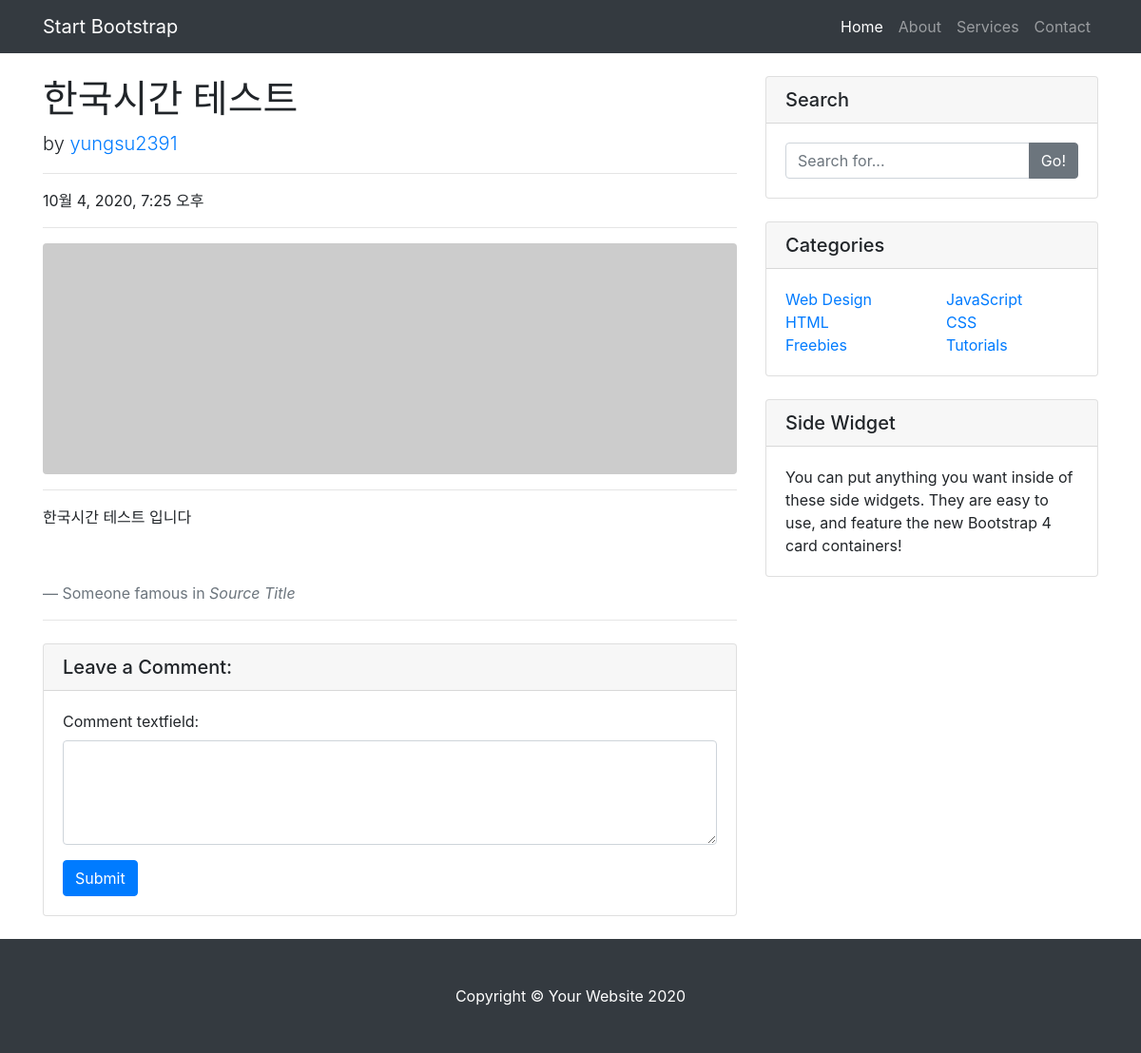
Screenshot of /blogMain/detail/3/ with the database file from the repository.
### blogapp/models.py (models this page shows)
class Blog(models.Model):
    title = models.CharField(max_length=100)
    pub_date = models.DateTimeField(auto_now_add=True)
    author = models.ForeignKey(User, on_delete=models.CASCADE, null=True, default=1)
    body = RichTextUploadingField()

### blogapp/views.py (the view)
# urls.py: path('blogMain/detail/<int:blog_id>/', blogapp.views.detail, name='detail'),
def detail(request, blog_id):
    blog_detail = get_object_or_404(Blog, pk=blog_id)
    comments = Comment.objects.filter(blog_id=blog_id)
    if request.method == 'POST':
        comment_form = BlogCommentForm(request.POST)
        if comment_form.is_valid():
            content = comment_form.cleaned_data['comment_textfield']
            print(content)
            login_request_uri = 'https://kauth.kakao.com/oauth/authorize?'
            client_id = '5d111e326ced992ef3940d6cc48ec2c9'
            redirect_uri = 'http://127.0.0.1:8000/oauth'
            login_request_uri += 'client_id=' + client_id
            login_request_uri += '&redirect_uri=' + redirect_uri
            login_request_uri += '&response_type=code'
            return redirect(login_request_uri)
        else:
            return redirect('blogMain')
    else:
        comment_form = BlogCommentForm()
        context = {
            'blog_detail': blog_detail,
            'comments': comments,
            'comment_form': comment_form
        }
        return render(request, 'detail.html', context)

### blogapp/forms.py
class BlogCommentForm(forms.ModelForm):
    class Meta:
        model = Comment
        fields = ['comment_textfield']
        widgets = {
            'comment_textfield': forms.Textarea(attrs={'class': 'form-control', 'rows': 4, 'cols': 40})
        }

### blogapp/templates/detail.html (shortened to what this page needs)
{% load static %}
<!DOCTYPE html>
<html lang="en">
<head>
    <link href="{% static 'css/detail/vendor/bootstrap/css/bootstrap.min.css' %}" rel="stylesheet">
    <link href="{% static 'css/detail/css/blog-post.css' %}" rel="stylesheet">
</head>
<body>
  <nav class="navbar navbar-expand-lg navbar-dark bg-dark fixed-top">
    <div class="container">
      <a class="navbar-brand" href="#">Start Bootstrap</a>
      <div class="collapse navbar-collapse" id="navbarResponsive">
        <ul class="navbar-nav ml-auto">
          <li class="nav-item active">
            <a class="nav-link" href="#">Home
            </a>
          </li>
          <li class="nav-item">
            <a class="nav-link" href="#">About</a>
          </li>
          <li class="nav-item">
            <a class="nav-link" href="#">Services</a>
          </li>
          <li class="nav-item">
            <a class="nav-link" href="#">Contact</a>
          </li>
        </ul>
      </div>
    </div>
  </nav>
  <div class="container">
    <div class="row">
      <div class="col-lg-8">
        <h1 class="mt-4">{{ blog_detail.title }}</h1>
        <p class="lead">
          by
          <a href="#">{{ blog_detail.author }}</a>
        </p>
        <hr>
        <p>{{ blog_detail.pub_date }}</p>
        <hr>
        <img class="img-fluid rounded" src="http://placehold.it/900x300" alt="">
        <hr>
        <p class="lead">{{ blog_detail.body | safe }}</p>
        <blockquote class="blockquote">
          <footer class="blockquote-footer">Someone famous in
            <cite title="Source Title">Source Title</cite>
          </footer>
        </blockquote>
        <hr>
        <div class="card my-4">
            <h5 class="card-header">Leave a Comment:</h5>
            <div class="card-body">
                <form method="POST">
                    <div class="form-group">{{ comment_form }}</div>
                    <button type="submit" class="btn btn-primary">Submit</button>
                </form>
            </div>
        </div>
      </div>
      <div class="col-md-4">
        <div class="card my-4">
          <h5 class="card-header">Search</h5>
          <div class="card-body">
            <div class="input-group">
              <input type="text" class="form-control" placeholder="Search for...">
              <span class="input-group-append">
                <button class="btn btn-secondary" type="button">Go!</button>
              </span>
            </div>
          </div>
        </div>
        <div class="card my-4">
          <h5 class="card-header">Categories</h5>
          <div class="card-body">
            <div class="row">
              <div class="col-lg-6">
                <ul class="list-unstyled mb-0">
                  <li>
                    <a href="#">Web Design</a>
                  </li>
                  <li>
                    <a href="#">HTML</a>
                  </li>
                  <li>
                    <a href="#">Freebies</a>
                  </li>
                </ul>
              </div>
              <div class="col-lg-6">
                <ul class="list-unstyled mb-0">
                  <li>
                    <a href="#">JavaScript</a>
                  </li>
                  <li>
                    <a href="#">CSS</a>
                  </li>
                  <li>
                    <a href="#">Tutorials</a>
                  </li>
                </ul>
              </div>
            </div>
          </div>
        </div>
        <div class="card my-4">
          <h5 class="card-header">Side Widget</h5>
          <div class="card-body">
            You can put anything you want inside of these side widgets. They are easy to use, and feature the new Bootstrap 4 card containers!
          </div>
        </div>
      </div>
    </div>
  </div>
  <footer class="py-5 bg-dark">
    <div class="container">
      <p class="m-0 text-center text-white">Copyright &copy; Your Website 2020</p>
    </div>
  </footer>
</body>
</html>

### blogapp/static/css/detail/css/blog-post.css (style rules this page uses)
body { padding-top: 56px; }

### rows the page displays
Blog: title "한국시간 테스트", author "yungsu2391", pub_date "10월 4, 2020, 7:25 오후", body "한국시간 테스트 입니다"
